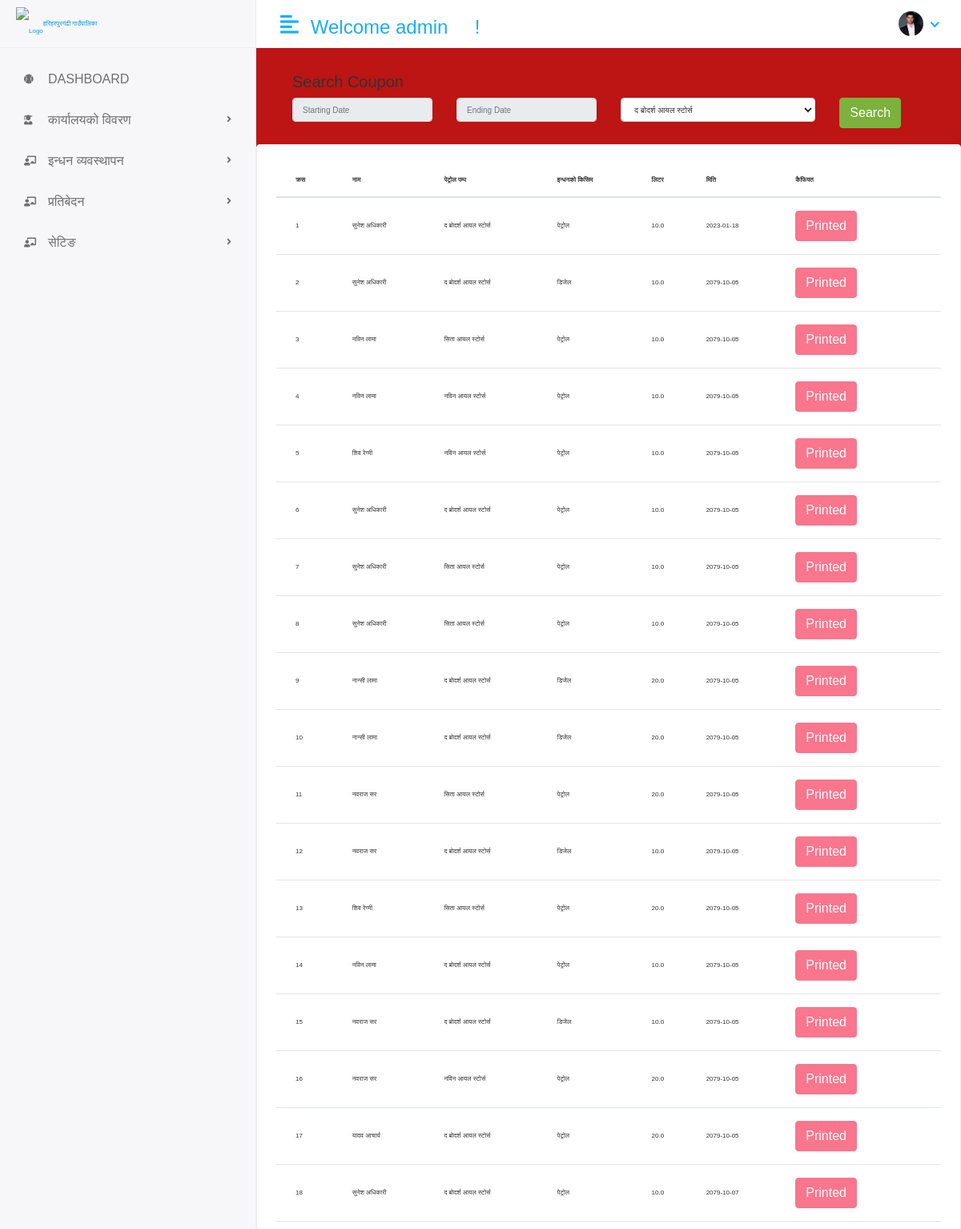
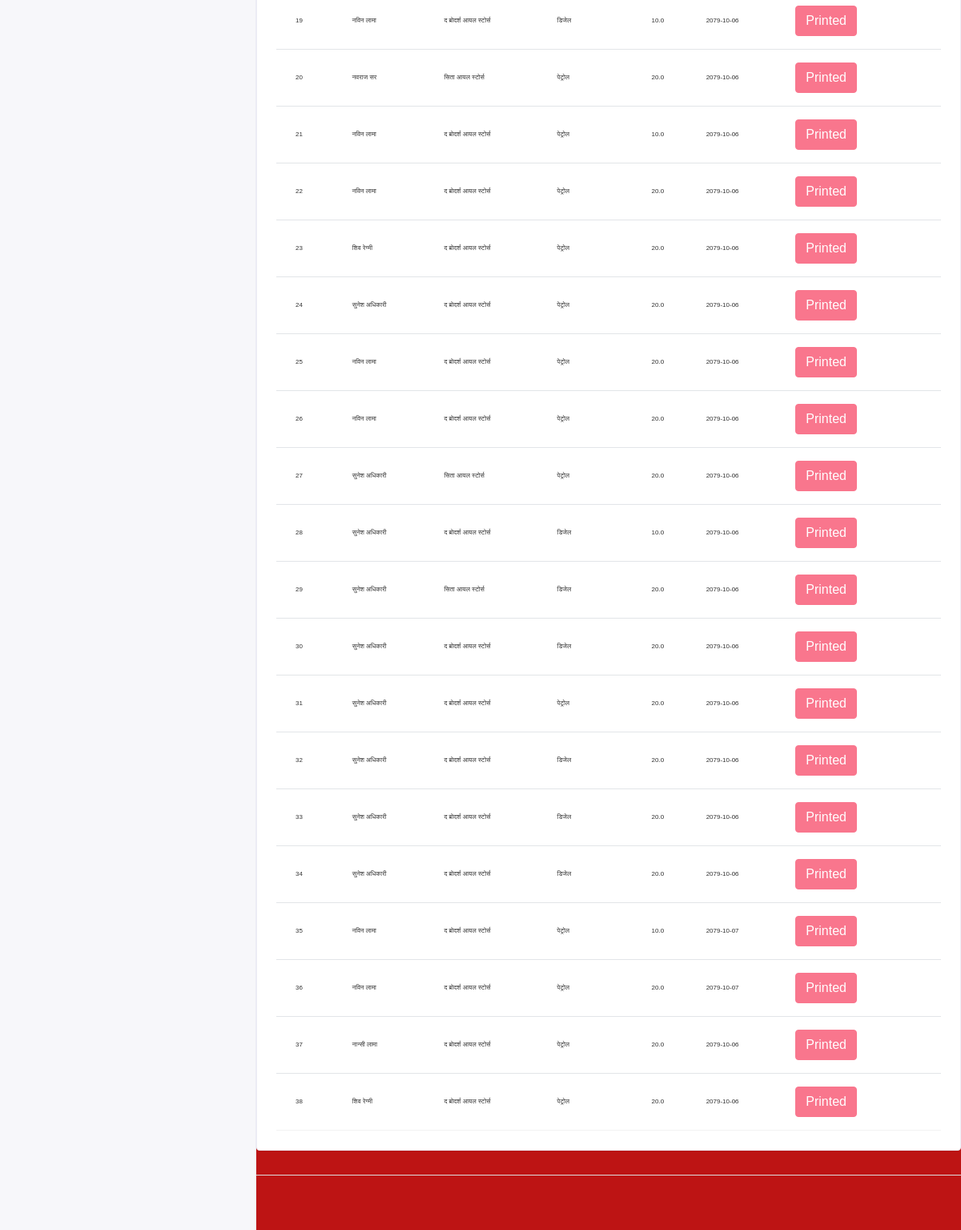
Screenshot of /Hod/Search/Coupon (signed in) with the database file from the repository (2 pictures, top to bottom).
### app/models.py (models this page shows, shortened)
class CustomUser(AbstractUser):
    USER = (
        (1, 'HOD'),
        (2, 'LOCAL'),
        (3, 'PATROL'),
    )
    user_type = models.CharField(choices=USER, max_length=50, default=1)
    profile_pic = models.ImageField(upload_to='media/profile_pic')

class FuelExpense(models.Model):
    employee = models.ForeignKey(Employee, on_delete=models.CASCADE)
    patrolpump = models.ForeignKey(Petrolpump, on_delete=models.CASCADE)
    fueltype = models.ForeignKey(FuelType, on_delete=models.CASCADE)
    liter = models.FloatField()
    date = models.DateField()
    fiscalyear = models.ForeignKey(FiscalYear, on_delete=models.CASCADE)
    status = models.IntegerField(default=0)

class Employee(models.Model):
    admin = models.OneToOneField(CustomUser, on_delete=models.CASCADE)
    department = models.ForeignKey(
        Department, on_delete=models.CASCADE, null=True)
    workplace = models.ForeignKey(
        WorkPlace, null=True, on_delete=models.CASCADE)
    appointed_date = models.DateField()
    name = models.CharField(max_length=250)
    designation = models.CharField(max_length=250)
    mobile = models.CharField(max_length=250)
    email = models.EmailField(max_length=250)
    vehicle = models.CharField(max_length=250)

class Petrolpump(models.Model):
    name = models.CharField(max_length=250)
    address = models.CharField(max_length=250)
    contact = models.CharField(max_length=250)

class FuelType(models.Model):
    name = models.CharField(max_length=100)

### FuelManagementSystem/Hod_Views.py (the view, shortened to what this page needs)
# urls.py: path('Hod/Search/Coupon', Hod_Views.SEARCH_COUPON, name='search_coupon'),
def SEARCH_COUPON(request):
    coupon = FuelExpense.objects.all()
    patrolpump = Petrolpump.objects.all()
    context = {
        "coupon": coupon,
        "patrolpump": patrolpump,
    }
    return render(request, 'Hod/search_coupon.html', context)

### templates/Hod/search_coupon.html (shortened to what this page needs)
{% extends 'base.html'%}
{% block content %}
<div class="content container-fluid">
    <h5> Search Coupon </h5>
          <form action="{% url 'search_coupon'%}" method="post" id="form">
            <div class="row">
                <div class="col-md-3">
                   <div class="form-group">
                        <input type="text" class="form-control nepali-date date-required-check" name="fromdate" placeholder="Starting Date" >
                   </div>
                </div>
                <div class="col-md-3">
                    <div class="form-group">
                         <input type="text" class="form-control nepali-date date-required-check" name="todate" placeholder="Ending Date">
                    </div>
                 </div>
                 <div class="col-md-4">
                    <div class="form-group">
                      <select class="form-control" name="name" required>
                        {% for i in patrolpump %}
                        <option value="{{i.id}}">{{i.name}}</option>
                        {% endfor %}
                      </select>
                    </div>
                 </div>
                 <div class="col-md-2">
                    <div class="form-group">
                        <button type="submit" class="btn btn-success">Search </button>
                    </div>
                 </div>
            </div>
          </form>
       </div>
     </div>
     <div class="row">
       <div class="col-sm-12">
          <div class="card card-table">
             <div class="card-body">
                <div class="table-responsive">
                   <table class="table table-hover table-center mb-0">
                      <thead>
                         <tr>
                            <th>क्रस</th>
                            <th>नाम</th>
                            <th>पेट्रोल पम्प</th>
                            <th>इन्धनको किसिम</th>
                            <th>लिटर</th>
                            <th>मिति</th>
                            <th>कैफियत</th>
                         </tr>
                      </thead>
                      <tbody>
                        {% for i in coupon %}
                         <tr>
                            <td>{{forloop.counter}}</td>
                           <td>{{i.employee.name}}</td>
                            <td>{{i.patrolpump.name}}</td>
                            <td>{{i.fueltype.name}}</td>
                            <td>{{i.liter}}</td>
                            <td>{{i.date|date:'Y-m-d'}}</td>
                            <td> <div class="actions">
                                {% if i.status == 0 %}
                                <button class="btn btn-success" disabled="disabled">Requeted</button>
                                {% else %}
                                <button class="btn btn-danger" disabled="disabled">Printed</button>
                                {% endif %}
                            </div></td>
                         </tr>
                         {% endfor %}
                      </tbody>
                   </table>
                </div>
             </div>
          </div>
       </div>
    </div>
 </div>
{% endblock%}

### templates/includes/header.html (shortened to what this page needs)
{% load static %}
<div class="header">
   {% if user.user_type == '1' %}
    <div class="header-left">
       <a href="{% url 'hod_home'%}" class="logo">
       <img src="{% static 'assets/img/logonepal.png' %}"  alt="Logo"><span>हरिहरपुरगढी गाउँपालिका</span>
       </a>
    </div>
   {% endif %}
    <a href="javascript:void(0);" id="toggle_btn">
    <i class="fas fa-align-left"></i
    </a>
    <div class="top-nav-search mt-3">
      {% if user.is_authenticated %}
     <h4> Welcome<span>  {{user.username}} </span> &nbsp;&nbsp;  &nbsp;! </h4>
     {% endif %}
    </div>
    <ul class="nav user-menu">
       <li class="nav-item dropdown has-arrow">
            <a href="#" class="dropdown-toggle nav-link" data-toggle="dropdown">
               {% if user.profile_pic == "" %}
               <span class="user-img"><img class="rounded-circle" src="{% static 'assets/img/logonepal.png' %}" width="31" alt="Ryan Taylor"></span>
               {% else %}
               <span class="user-img"><img class="rounded-circle" src="/{{user.profile_pic}}" width="31" alt="Ryan Taylor"></span>
            {% endif %}
            </a>
          </a>
 </div>

### static/assets/css/style.css (style rules this page uses)
html { height: 100%; }
body { background-color: rgb(189, 20, 20); color: #333; font-family: arial; font-size: 0.5rem; height: 100%; line-height: 1; overflow-x: hidden; }
h1, h2, h3, h4, h5, h6 { font-family: arial; margin-top: 0; }
.form-control { border: 1px solid #ddd; box-shadow: none; color: #333; font-size: 10px; height: 30px; }
a { color: #009ce7; }
input, button, a { transition: all 0.4s ease; -moz-transition: all 0.4s ease; -o-transition: all 0.4s ease; -ms-transition: all 0.4s ease; -webkit-transition: all 0.4s ease; }
input, input:focus, button, button:focus { outline: none; }
input[type=text], input[type=password] { -webkit-appearance: none; -moz-appearance: none; appearance: none; }
.form-group { margin-bottom: 1.25rem; }
ul, ol { padding: 0px; list-style: none; }
.table { color: #333; max-width: 100%; margin-bottom: 0; width: 100%; }
.table thead tr th { font-weight: 600; }
.table tbody tr { border-bottom: 1px solid rgba(0, 0, 0, 0.05); }
.table.table-center td, .table.table-center th { vertical-align: middle; }
.card-table .card-body .table>thead>tr>th { border-top: 0; }
.card-table .card-body .table tr td:first-child, .card-table .card-body .table tr th:first-child { padding-left: 1.5rem; }
.card-table .card-body .table tr td:last-child, .card-table .card-body .table tr th:last-child { padding-right: 1.5rem; }
.card-table .table td, .card-table .table th { border-top: 1px solid #e2e5e8; padding: 1rem 0.75rem; white-space: nowrap; }
.btn-success { background-color: #7bb13c; border: 1px solid #7bb13c }
.btn-danger { background-color: #e84646; border: 1px solid #e84646; }
.btn-danger.disabled, .btn-danger:disabled { background-color: #f62d51; border-color: #f62d51; color: #fff; }
.card { border: 1px solid #ececf5; box-shadow: 0 1px 3px 0 rgba(0, 0, 0, 0.03); margin-bottom: 1.875rem; }
.card-body { padding: 1.5rem; }
.header { background-color: #fff; border-bottom: 1px solid #f3f3f4; left: 0; position: fixed; right: 0; top: 0; z-index: 1001; height: 60px; }
.header .header-left { float: left; height: 60px; padding: 0 20px; position: relative; width: 320px; z-index: 1; transition: all 0.2s ease-in-out; background-color: #f7f7fa; border-bottom: 1px solid #efefef; border-right: 1px solid #ececf5; display: flex; align-items: center; }
.header .header-left .logo { display: inline-block; line-height: 60px; }
.header .header-left .logo img { max-height: 40px; width: auto; }
.header .dropdown-toggle:after { display: none; }
.header .has-arrow .dropdown-toggle:after { border-top: 0; border-left: 0; border-bottom: 2px solid #18aefa; border-right: 2px solid #18aefa; content: ''; height: 8px; display: inline-block; pointer-events: none; -webkit-transform-origin: 66% 66%; -ms-transform-origin: 66% 66%; transform-origin: 66% 66%; -webkit-transform: rotate(45deg); -ms-transform: rotate(45deg); transform: rotate(45deg); -webkit-transition: all 0.15s ease-in-out; transition: all 0.15s ease-in-out; width: 8px; vertical-align: 0px; }
.user-menu { float: right; margin: 0; position: relative; z-index: 99; padding-right: 15px; }
.user-menu.nav>li>a { color: #a0a0a0; font-size: 12px; line-height: 58px; padding: 0 15px; height: 60px; }
.user-img { margin-right: 3px; position: relative; }
.top-nav-search { float: left; margin-left: 15px; }
@media (min-width: 992px) { #toggle_btn { align-items: center; color: #18aefa; display: inline-flex; float: left; font-size: 26px; height: 60px; justify-content: center; margin-left: 15px; padding: 0 15px; } }

### rows the page displays
CustomUser: username "admin", profile_pic (placeholder picture)
FuelExpense: employee.name "सुनेश अधिकारी", patrolpump.name "द ब्रोदर्श आयल स्टोर्स", fueltype.name "पेट्रोल", liter "10.0", date "2023-01-18", status "Printed"
FuelExpense: employee.name "सुनेश अधिकारी", patrolpump.name "द ब्रोदर्श आयल स्टोर्स", fueltype.name "डिजेल", liter "10.0", date "2079-10-05", status "Printed"
FuelExpense: employee.name "नविन लामा", patrolpump.name "सिता आयल स्टोर्स", fueltype.name "पेट्रोल", liter "10.0", date "2079-10-05", status "Printed"
FuelExpense: employee.name "नविन लामा", patrolpump.name "नविन आयल स्टोर्स", fueltype.name "पेट्रोल", liter "10.0", date "2079-10-05", status "Printed"
FuelExpense: employee.name "शिव रेग्मी", patrolpump.name "नविन आयल स्टोर्स", fueltype.name "पेट्रोल", liter "10.0", date "2079-10-05", status "Printed"
FuelExpense: employee.name "सुनेश अधिकारी", patrolpump.name "द ब्रोदर्श आयल स्टोर्स", fueltype.name "पेट्रोल", liter "10.0", date "2079-10-05", status "Printed"
FuelExpense: employee.name "सुनेश अधिकारी", patrolpump.name "सिता आयल स्टोर्स", fueltype.name "पेट्रोल", liter "10.0", date "2079-10-05", status "Printed"
FuelExpense: employee.name "सुनेश अधिकारी", patrolpump.name "सिता आयल स्टोर्स", fueltype.name "पेट्रोल", liter "10.0", date "2079-10-05", status "Printed"
FuelExpense: employee.name "नान्सी लामा", patrolpump.name "द ब्रोदर्श आयल स्टोर्स", fueltype.name "डिजेल", liter "20.0", date "2079-10-05", status "Printed"
FuelExpense: employee.name "नान्सी लामा", patrolpump.name "द ब्रोदर्श आयल स्टोर्स", fueltype.name "डिजेल", liter "20.0", date "2079-10-05", status "Printed"
FuelExpense: employee.name "नवराज सर", patrolpump.name "सिता आयल स्टोर्स", fueltype.name "पेट्रोल", liter "20.0", date "2079-10-05", status "Printed"
FuelExpense: employee.name "नवराज सर", patrolpump.name "द ब्रोदर्श आयल स्टोर्स", fueltype.name "डिजेल", liter "10.0", date "2079-10-05", status "Printed"
FuelExpense: employee.name "शिव रेग्मी", patrolpump.name "सिता आयल स्टोर्स", fueltype.name "पेट्रोल", liter "20.0", date "2079-10-05", status "Printed"
FuelExpense: employee.name "नविन लामा", patrolpump.name "द ब्रोदर्श आयल स्टोर्स", fueltype.name "पेट्रोल", liter "10.0", date "2079-10-05", status "Printed"
FuelExpense: employee.name "नवराज सर", patrolpump.name "द ब्रोदर्श आयल स्टोर्स", fueltype.name "डिजेल", liter "10.0", date "2079-10-05", status "Printed"
FuelExpense: employee.name "नवराज सर", patrolpump.name "नविन आयल स्टोर्स", fueltype.name "पेट्रोल", liter "20.0", date "2079-10-05", status "Printed"
FuelExpense: employee.name "यादव आचार्य", patrolpump.name "द ब्रोदर्श आयल स्टोर्स", fueltype.name "पेट्रोल", liter "20.0", date "2079-10-05", status "Printed"
FuelExpense: employee.name "सुनेश अधिकारी", patrolpump.name "द ब्रोदर्श आयल स्टोर्स", fueltype.name "पेट्रोल", liter "10.0", date "2079-10-07", status "Printed"
FuelExpense: employee.name "नविन लामा", patrolpump.name "द ब्रोदर्श आयल स्टोर्स", fueltype.name "डिजेल", liter "10.0", date "2079-10-06", status "Printed"
FuelExpense: employee.name "नवराज सर", patrolpump.name "सिता आयल स्टोर्स", fueltype.name "पेट्रोल", liter "20.0", date "2079-10-06", status "Printed"
FuelExpense: employee.name "नविन लामा", patrolpump.name "द ब्रोदर्श आयल स्टोर्स", fueltype.name "पेट्रोल", liter "10.0", date "2079-10-06", status "Printed"
FuelExpense: employee.name "नविन लामा", patrolpump.name "द ब्रोदर्श आयल स्टोर्स", fueltype.name "पेट्रोल", liter "20.0", date "2079-10-06", status "Printed"
FuelExpense: employee.name "शिव रेग्मी", patrolpump.name "द ब्रोदर्श आयल स्टोर्स", fueltype.name "पेट्रोल", liter "20.0", date "2079-10-06", status "Printed"
FuelExpense: employee.name "सुनेश अधिकारी", patrolpump.name "द ब्रोदर्श आयल स्टोर्स", fueltype.name "पेट्रोल", liter "20.0", date "2079-10-06", status "Printed"
FuelExpense: employee.name "नविन लामा", patrolpump.name "द ब्रोदर्श आयल स्टोर्स", fueltype.name "पेट्रोल", liter "20.0", date "2079-10-06", status "Printed"
FuelExpense: employee.name "नविन लामा", patrolpump.name "द ब्रोदर्श आयल स्टोर्स", fueltype.name "पेट्रोल", liter "20.0", date "2079-10-06", status "Printed"
FuelExpense: employee.name "सुनेश अधिकारी", patrolpump.name "सिता आयल स्टोर्स", fueltype.name "पेट्रोल", liter "20.0", date "2079-10-06", status "Printed"
FuelExpense: employee.name "सुनेश अधिकारी", patrolpump.name "द ब्रोदर्श आयल स्टोर्स", fueltype.name "डिजेल", liter "10.0", date "2079-10-06", status "Printed"
FuelExpense: employee.name "सुनेश अधिकारी", patrolpump.name "सिता आयल स्टोर्स", fueltype.name "डिजेल", liter "20.0", date "2079-10-06", status "Printed"
FuelExpense: employee.name "सुनेश अधिकारी", patrolpump.name "द ब्रोदर्श आयल स्टोर्स", fueltype.name "डिजेल", liter "20.0", date "2079-10-06", status "Printed"
FuelExpense: employee.name "सुनेश अधिकारी", patrolpump.name "द ब्रोदर्श आयल स्टोर्स", fueltype.name "पेट्रोल", liter "20.0", date "2079-10-06", status "Printed"
FuelExpense: employee.name "सुनेश अधिकारी", patrolpump.name "द ब्रोदर्श आयल स्टोर्स", fueltype.name "डिजेल", liter "20.0", date "2079-10-06", status "Printed"
FuelExpense: employee.name "सुनेश अधिकारी", patrolpump.name "द ब्रोदर्श आयल स्टोर्स", fueltype.name "डिजेल", liter "20.0", date "2079-10-06", status "Printed"
FuelExpense: employee.name "सुनेश अधिकारी", patrolpump.name "द ब्रोदर्श आयल स्टोर्स", fueltype.name "डिजेल", liter "20.0", date "2079-10-06", status "Printed"
FuelExpense: employee.name "नविन लामा", patrolpump.name "द ब्रोदर्श आयल स्टोर्स", fueltype.name "पेट्रोल", liter "10.0", date "2079-10-07", status "Printed"
FuelExpense: employee.name "नविन लामा", patrolpump.name "द ब्रोदर्श आयल स्टोर्स", fueltype.name "पेट्रोल", liter "20.0", date "2079-10-07", status "Printed"
FuelExpense: employee.name "नान्सी लामा", patrolpump.name "द ब्रोदर्श आयल स्टोर्स", fueltype.name "पेट्रोल", liter "20.0", date "2079-10-06", status "Printed"
FuelExpense: employee.name "शिव रेग्मी", patrolpump.name "द ब्रोदर्श आयल स्टोर्स", fueltype.name "पेट्रोल", liter "20.0", date "2079-10-06", status "Printed"

### other values shown
form field name "द ब्रोदर्श आयल स्टोर्स"
